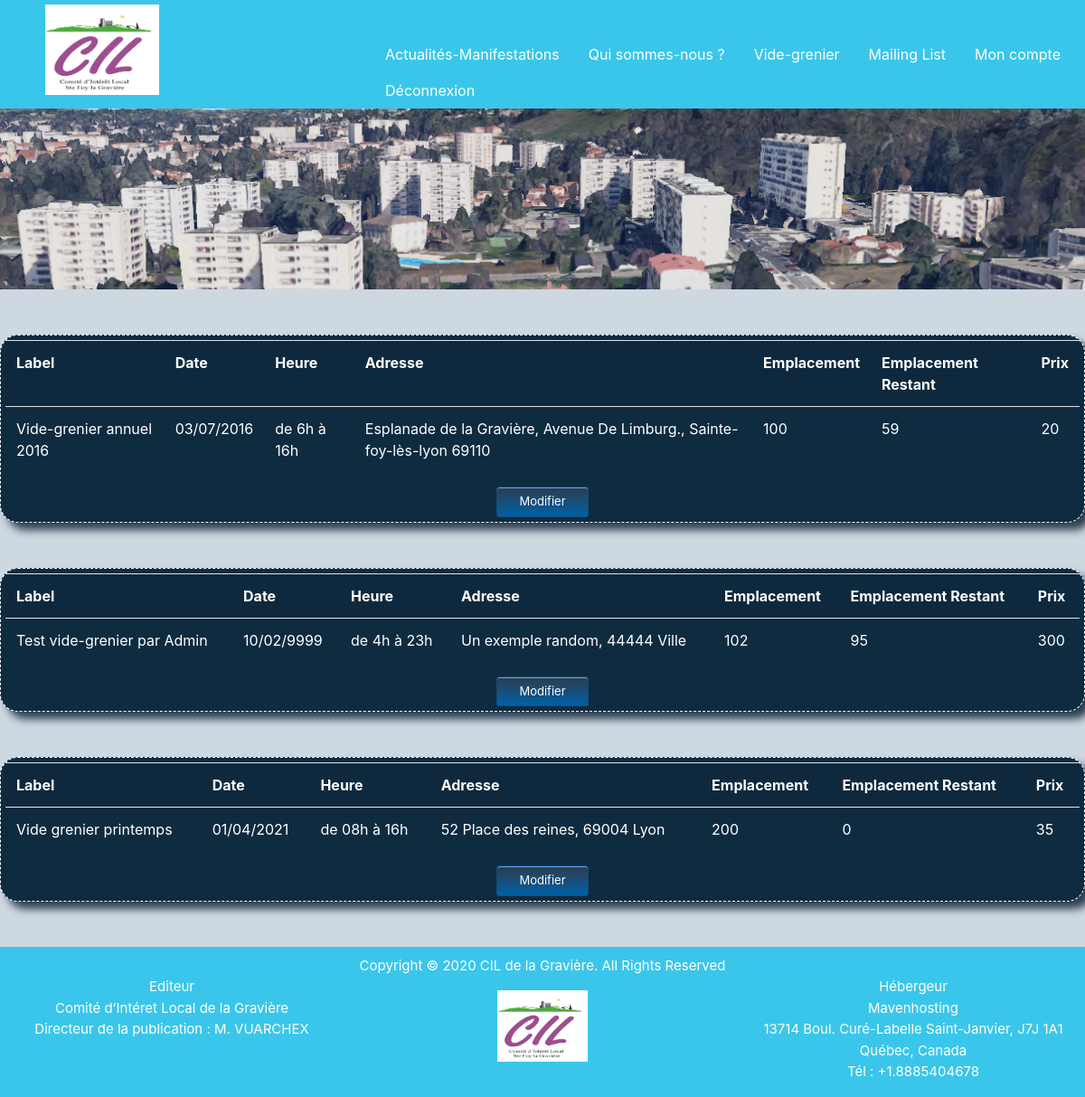
/Vide_grenier_V0.2/php/admin_liste_vg.php (signed in), run on an earlier commit of the app's database.
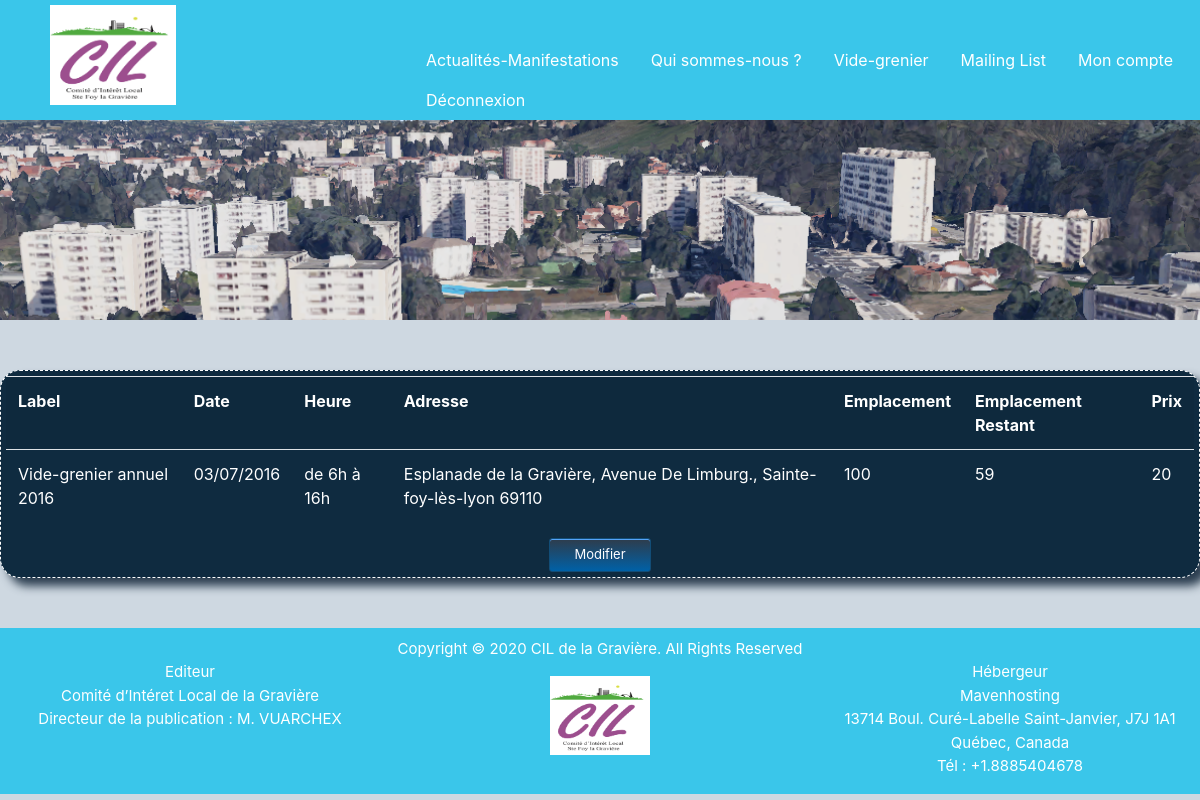
And on a later commit of the database.
### tables this page shows
CREATE TABLE `videgrenier` (
    `ID_VG` int(11) PRIMARY KEY NOT NULL AUTO_INCREMENT,
    `LABEL_VG` varchar(50) DEFAULT NULL,
    `DATE_VG` varchar(11) DEFAULT NULL,
    `HEURE_VG` varchar(15) NOT NULL,
    `ADDRESSE_VG` varchar(100) NOT NULL,
    `NBR_EMPLACEMENTS` int(11) DEFAULT NULL,
    `NBR_RESTANT_VG` int(11) NOT NULL,
    `PRIX_EMPLACEMENTS` decimal(10,0) DEFAULT NULL
  );

### Vide_grenier_V0.2/php/admin_liste_vg.php (the view, shortened to what this page needs)
<?php
if (isset($_SESSION['id_util']) && $_SESSION["admin"] == 1) {
?>
    <!DOCTYPE html>
    <html lang="fr">
    <head>
        <link rel="stylesheet" href="../css/bootstrap.min.css">
        <link rel="stylesheet" href="../css/monstyle.css">
    </head>
    <body>
        <?php
        include 'inc_header.php';
        ?>
        <main id="listeVG">
            <?php
            try {
                include 'inc_bdd.php';
                $select_vg =  "SELECT * FROM videgrenier";
                $resultat_select = $base->prepare($select_vg);
                $resultat_select->execute();
                while ($ligne = $resultat_select->fetch()) {
                    $table = "<table class=\"table table-striped\" id=\"" . $ligne['ID_VG'] . "\"><tr><th>Label</th><th>Date</th><th>Heure</th><th>Adresse</th><th>Emplacement</th><th>Emplacement Restant</th><th>Prix</th></tr>";
                    $table .= "<tr><td>" . $ligne['LABEL_VG'] . "</td><td>" . $ligne['DATE_VG'] . "</td><td>" . $ligne['HEURE_VG'] . "</td><td>" . $ligne['ADDRESSE_VG'] . "</td><td>" . $ligne['NBR_EMPLACEMENTS'] . "</td><td>" . $ligne['NBR_RESTANT_VG'] . "</td><td>" . $ligne['PRIX_EMPLACEMENTS'] . "</td></tr>";
                    $table .= "</table>";
                    echo "<section class = \"boxSite\">" . $table;
                    echo "<div><a href=\"admin_update_vg.php?idVG=" . $ligne['ID_VG'] . "\" class=\"bouton\">Modifier</a></div>";
                    echo "</section>";
                }
            } catch (Exception $e) {
                die('Erreur : ' . $e->getMessage());
            } finally {
                $base = null;
            }
            ?>
        </main>
        <?php
        include 'inc_footer.php';
        ?>
    </body>
    </html>
<?php
} else {
    header("Location:accueil.php");
}
?>

What changed in the data, as far as the page shows it:
removed videgrenier: LABEL_VG "Test vide-grenier par Admin", DATE_VG "10/02/9999", HEURE_VG "de 4h à 23h", ADDRESSE_VG "Un exemple random, 44444 Ville", NBR_EMPLACEMENTS "102", NBR_RESTANT_VG "95", PRIX_EMPLACEMENTS "300"
removed videgrenier: LABEL_VG "Vide grenier printemps", DATE_VG "01/04/2021", HEURE_VG "de 08h à 16h", ADDRESSE_VG "52 Place des reines, 69004 Lyon", NBR_EMPLACEMENTS "200", NBR_RESTANT_VG "0", PRIX_EMPLACEMENTS "35"
